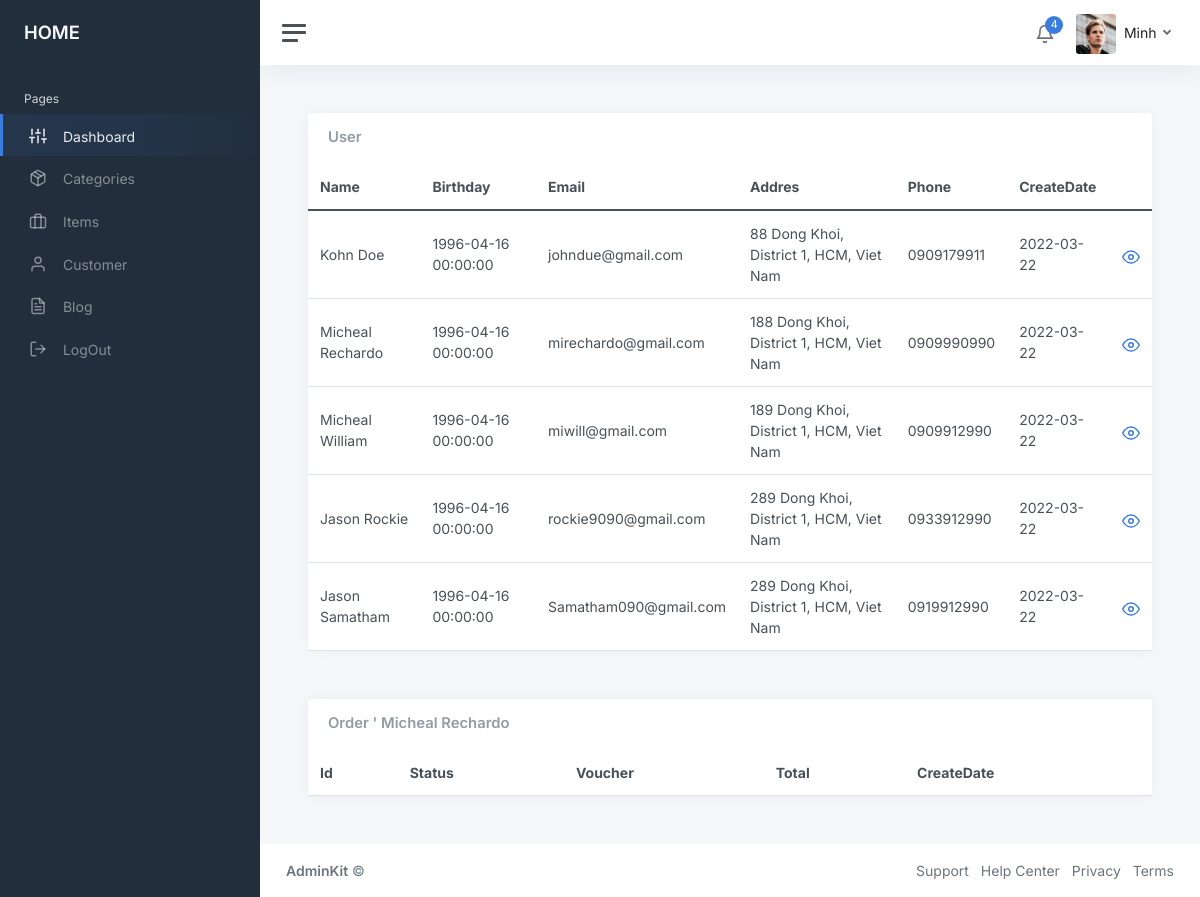
Before: /admin/home.php?quanly=user&id=2 (signed in) with the older database file.
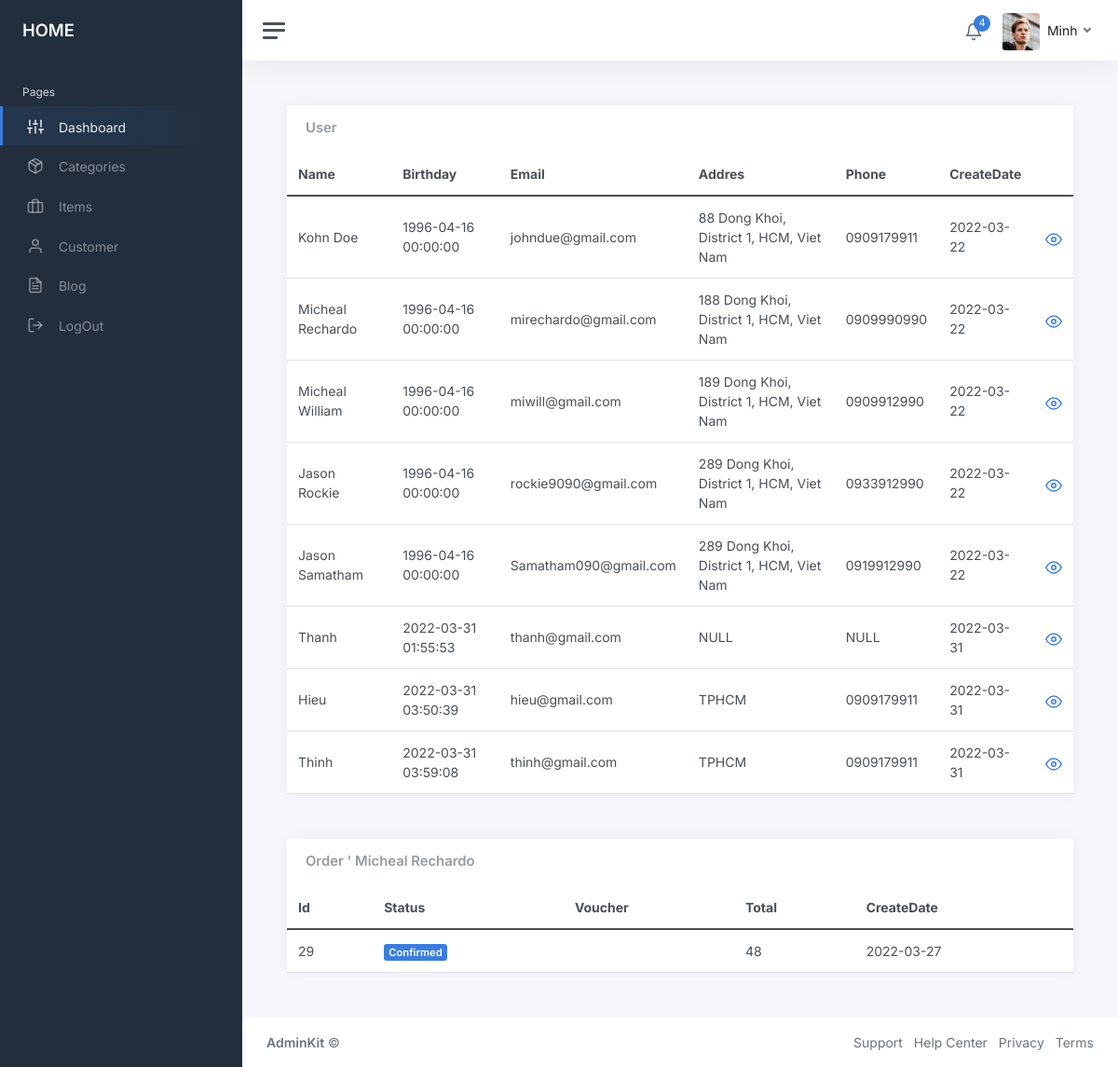
After: the same page with the newer database file.
### tables this page shows
CREATE TABLE `users` (
  `id` int(11) NOT NULL,
  `name` varchar(255) NOT NULL,
  `dateOfBirth` datetime DEFAULT current_timestamp(),
  `email` varchar(255) NOT NULL,
  `role` enum('client','admin') NOT NULL DEFAULT 'client',
  `password` varchar(255) NOT NULL,
  `image` varchar(255) DEFAULT NULL,
  `status` tinyint(1) DEFAULT 1,
  `address` varchar(255) NOT NULL,
  `phone_no` varchar(255) NOT NULL,
  `createdAt` date NOT NULL DEFAULT current_timestamp()
);

CREATE TABLE `orders` (
  `id` int(11) NOT NULL,
  `user_id` int(11) NOT NULL,
  `status` enum('confirmed','cancelled','completed','shipping') DEFAULT NULL,
  `voucher` int(11) DEFAULT NULL,
  `total` int(11) NOT NULL,
  `ghn_id` varchar(50) DEFAULT NULL,
  `createdAt` date DEFAULT current_timestamp()
);

### admin/pages-blank.php (the view)
<?php
include_once('../database/connect.php');
?>
			<main class="content">
				<div class="container-fluid p-0">
					<div class="col-12 col-lg-12 col-xxl-12 d-flex">
							<div class="card flex-fill">
								<div class="card-header">
									<h5 class="card-title mb-0">User</h5>
								</div>
								<table class="table table-hover my-0">
									<thead>
										<tr>
											<th>Name</th>
											<th class="d-none d-xl-table-cell">Birthday</th>
											<th class="d-none d-xl-table-cell">Email</th>
											<th class="d-none d-xl-table-cell">Addres</th>
											<th class="d-none d-md-table-cell">Phone</th>
											<th class="d-none d-md-table-cell">CreateDate</th>
										</tr>
									</thead>
									<tbody>
									<?php
										$custom=mysqli_query($con,"SELECT * from users where role='client'");
										while($row_custom=mysqli_fetch_array($custom)){
									?>
										<tr>
											<td><?php echo $row_custom['name'] ?></td>
											<td class="d-none d-xl-table-cell"><?php echo $row_custom['dateOfBirth'] ?></td>
											<td class="d-none d-xl-table-cell"><?php echo $row_custom['email'] ?></td>
											<td class="d-none d-xl-table-cell"><?php echo $row_custom['address'] ?></td>
											<td class="d-none d-md-table-cell"><?php echo $row_custom['phone_no'] ?></td>
											<td class="d-none d-md-table-cell"><?php echo $row_custom['createdAt'] ?></td>
											<td><a href="?quanly=user&id=<?php echo $row_custom['id']?>" class="align-middle"> <i class="align-middle" data-feather="eye"></i></a></td>
										</tr>
										<?php
										}
										?>
									</tbody>
								</table>
							</div>
						</div>
				</div>
			</main>
<?php if(isset($_GET['id']))
	{
		$id_cus=$_GET['id'];
?>
			<main class="content pt-0">
				<div class="container-fluid p-0">
					<div class="col-12 col-lg-12 col-xxl-12 d-flex">
							<div class="card flex-fill">
							<div class="card-header">
								<?php
										$name=mysqli_query($con,"SELECT * from users where id=$id_cus");
										$row_name=mysqli_fetch_array($name);
										$order_cus=mysqli_query($con,"SELECT * from orders where user_id=$id_cus");
									?>
									<h5 class="card-title mb-0">Order ' <?php echo $row_name['name'] ?></h5>
							</div>
								<table class="table table-hover my-0">
									<thead>
										<tr>
											<th>Id</th>
											<th class="d-none d-xl-table-cell">Status</th>
											<th class="d-none d-xl-table-cell">Voucher</th>
											<th class="d-none d-xl-table-cell">Total</th>
											<th class="d-none d-md-table-cell">CreateDate</th>
										</tr>
									</thead>
									<tbody>
									<?php
										while($row_order_cus=mysqli_fetch_array($order_cus)){
									?>
										<tr>
											<td class="d-none d-xl-table-cell"><?php echo $row_order_cus['id'] ?></td>
											<?php
												if ($row_order_cus['status']=='confirmed')
												{
											?>
											<td><span class="badge bg-primary">Confirmed</span></td>
											<?php
												}elseif($row_order_cus['status']=='cancelled')
												{
											?>
											<td><span class="badge bg-danger">Cancelled</span></td>
											<?php
												}elseif($row_order_cus['status']=='completed')
												{
											?>
											<td><span class="badge bg-success">Completed</span></td>
											<?php
												}else
												{
											?>
											<td><span class="badge bg-info">shipping</span></td>
											<?php
												}
											?>
											<td class="d-none d-xl-table-cell"><?php echo $row_order_cus['voucher'] ?></td>
											<td class="d-none d-xl-table-cell"><?php echo $row_order_cus['total'] ?></td>
											<td class="d-none d-xl-table-cell"><?php echo $row_order_cus['createdAt'] ?></td>
										</tr>
										<?php
										}
										?>
									</tbody>
								</table>
							</div>
						</div>
				</div>
			</main>
<?php
	}
?>

Changed rows visible on the page:
added users: name "Thanh", dateOfBirth "2022-03-31 01:55:53", email "thanh@gmail.com", address "NULL", phone_no "NULL", createdAt "2022-03-31"
added users: name "Hieu", dateOfBirth "2022-03-31 03:50:39", email "hieu@gmail.com", address "TPHCM", phone_no "0909179911", createdAt "2022-03-31"
added users: name "Thinh", dateOfBirth "2022-03-31 03:59:08", email "thinh@gmail.com", address "TPHCM", phone_no "0909179911", createdAt "2022-03-31"
added orders: id "29", status "Confirmed", total "48", createdAt "2022-03-27"
